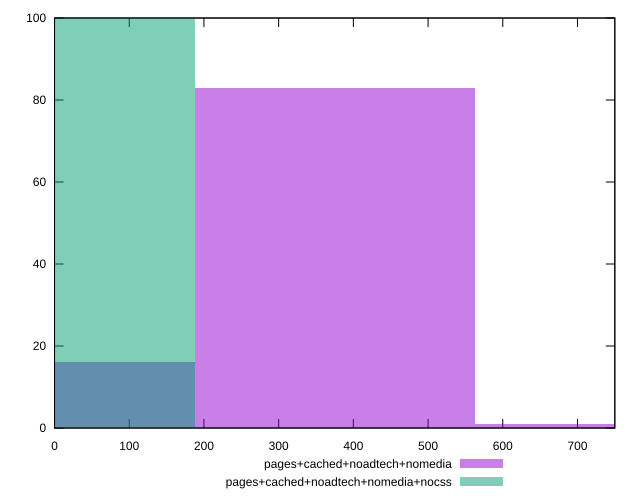

The gnuplot source for this figure:
reset

$pagesCachedNoadtechNomedia <<EOF
375.5881066178498 83
0 16
751.1762132356996 1
EOF

$pagesCachedNoadtechNomediaNocss <<EOF
0 100
EOF

set key outside below
set boxwidth 375.5881066178498
set xrange [0:750]
set yrange [0:100]
set trange [0:100]
set style fill transparent solid 0.5 noborder
set terminal svg size 640, 500 enhanced background rgb 'white'
set output "report_00013_2021-02-09T12-04-24.940Z/unused-css-rules/comparison/histogram/3_vs_4.svg"

plot $pagesCachedNoadtechNomedia title "pages+cached+noadtech+nomedia" with boxes, \
     $pagesCachedNoadtechNomediaNocss title "pages+cached+noadtech+nomedia+nocss" with boxes

reset
